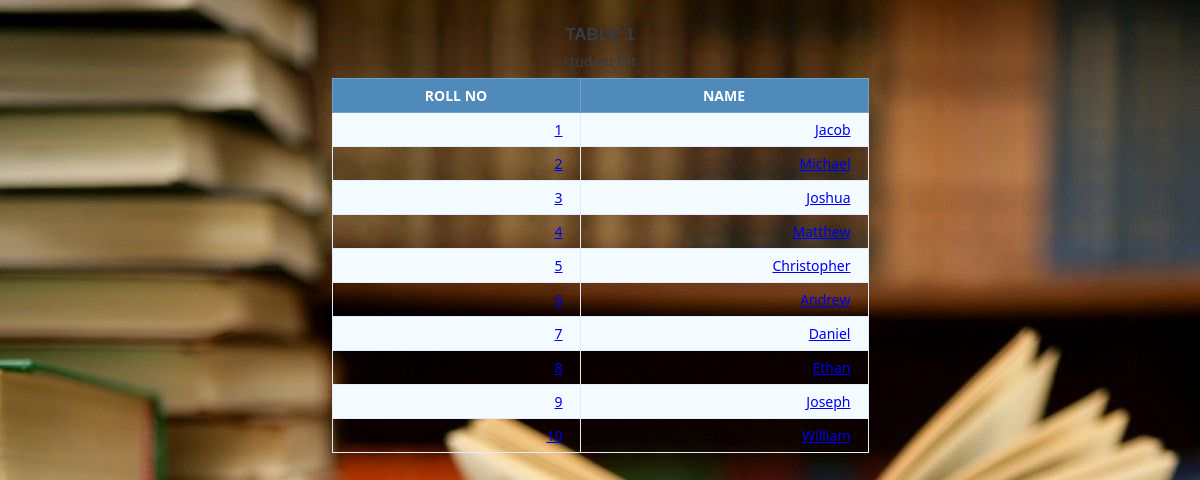
Screenshot of /attendance.php with the database file from the repository.
### tables this page shows
CREATE TABLE `detailsa` (
  `rollno` int(50) NOT NULL,
  `name` varchar(100) NOT NULL,
  `2017-10-01` int(11) NOT NULL DEFAULT '0',
  `2017-10-02` int(11) NOT NULL DEFAULT '0',
  `2017-10-03` int(11) NOT NULL DEFAULT '0',
  `2017-10-04` int(11) NOT NULL DEFAULT '0',
  `2017-10-05` int(11) NOT NULL DEFAULT '0',
  `2017-10-06` int(11) NOT NULL DEFAULT '0',
  `2017-10-07` int(11) NOT NULL DEFAULT '0',
  `2017-10-08` int(11) NOT NULL DEFAULT '0',
  `2017-10-09` int(11) NOT NULL DEFAULT '0',
  `2017-10-10` int(11) NOT NULL DEFAULT '0',
  `2017-10-11` int(11) NOT NULL DEFAULT '0',
  `2017-10-12` int(11) NOT NULL DEFAULT '0',
  `2017-10-13` int(11) NOT NULL DEFAULT '0',
  `2017-10-14` int(11) NOT NULL DEFAULT '0',
  `2017-10-15` int(11) NOT NULL DEFAULT '0'
);

### attendance.php (the view, shortened to what this page needs)
<?php
$db_host = 'localhost';
$db_user = 'root';
$db_pass = '';
$db_name = 'faculty1';
$conn = mysqli_connect($db_host, $db_user, $db_pass, $db_name);
$sql = 'SELECT *
		FROM detailsa';
$query = mysqli_query($conn, $sql);
?>
<html>
<head>
</head>
<body background="nature.jpg">
	<h1>Table 1</h1>
	<table class="data-table">
		<caption class="title">student list</caption>
		<thead>
			<tr>
				<th>roll no</th>
				<th>name</th>
			</tr>
		</thead>
		<tbody>
		<?php
		while ($row = mysqli_fetch_array($query))
		{
			echo '<tr>
					<td><a href="marksheet.html">'.$row['rollno'].'</a></td>
					<td><a href="marksheet.html">'.$row['name'].'</a></td>
				</tr>';
		}?>
		</tbody>
	</table>
</body>
</html>

### attendance.php (style rules this page uses)
body { font-size: 15px; color: #343d44; font-family: "segoe-ui", "open-sans", tahoma, arial; padding: 0; margin: 0; }
table { margin: auto; font-family: "Lucida Sans Unicode", "Lucida Grande", "Segoe Ui"; font-size: 12px; }
h1 { margin: 25px auto 0; text-align: center; text-transform: uppercase; font-size: 17px; }
table td { transition: all .5s; }
.data-table { border-collapse: collapse; font-size: 14px; min-width: 537px; }
.data-table th, .data-table td { border: 1px solid #e1edff; padding: 7px 17px; }
.data-table caption { margin: 7px; }
.data-table thead th { background-color: #508abb; color: #FFFFFF; border-color: #6ea1cc !important; text-transform: uppercase; }
.data-table tbody td { color: #353535; }
.data-table tbody td:first-child, .data-table tbody td:nth-child(4), .data-table tbody td:last-child { text-align: right; }
.data-table tbody tr:nth-child(odd) td { background-color: #f4fbff; }

### rows the page displays
detailsa: rollno "1", name "Jacob"
detailsa: rollno "2", name "Michael"
detailsa: rollno "3", name "Joshua"
detailsa: rollno "4", name "Matthew"
detailsa: rollno "5", name "Christopher"
detailsa: rollno "6", name "Andrew"
detailsa: rollno "7", name "Daniel"
detailsa: rollno "8", name "Ethan"
detailsa: rollno "9", name "Joseph"
detailsa: rollno "10", name "William"
